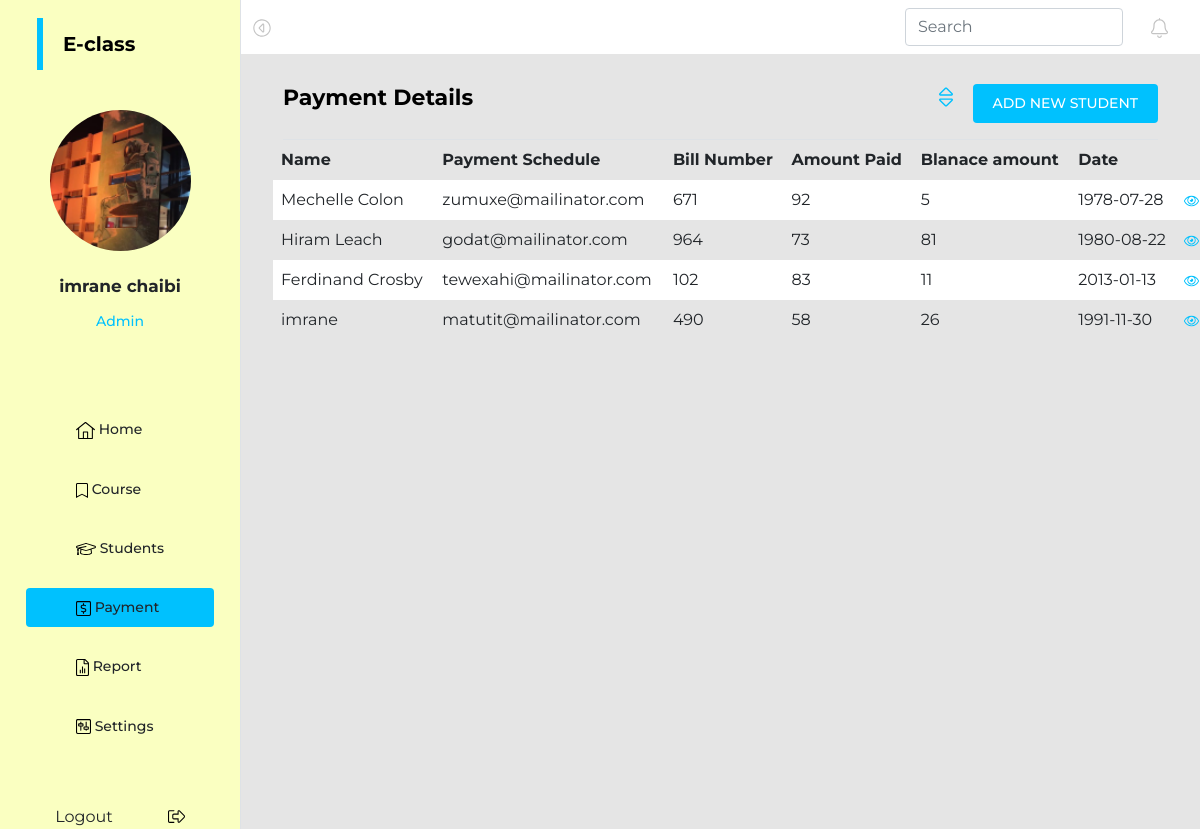
Screenshot of /payment.php (signed in) with the database file from the repository.
### tables this page shows
CREATE TABLE `payment_details` (
  `ID` int(11) NOT NULL,
  `fName` varchar(255) NOT NULL,
  `PaymentSchedule` varchar(255) DEFAULT NULL,
  `BillNumber` varchar(255) DEFAULT NULL,
  `AmountPaid` varchar(255) DEFAULT NULL,
  `Blanaceamount` varchar(255) DEFAULT NULL,
  `tDate` varchar(255) DEFAULT NULL
);

### payment.php (the view, shortened to what this page needs)
    <?php
     include './config/db.php';
    include './assets/utilities/hPayment.php';
    ?>
    <div id="page-content-wrapper">
        <nav class="navbar navbar-expand-lg bg-12">
            <div class="container-fluid">
                <a class="" id="sidebarToggle">
                    </a>
                <div class="collapse navbar-collapse" id="navbarSupportedContent">
                    <ul class="navbar-nav ms-auto mt-2 mt-lg-0 mynav">
                        <li class="nav-item active">
                            <form class="d-flex">
                                <input class="form-control me-2" type="search" placeholder="Search" aria-label="Search">
                            </form>
                        </li>
                        <li class="nav-item item1">
                        </li>
                    </ul>
                </div>
            </div>
        </nav>
        <div class="container-fluid m123">
            <div class="mycontainer2 border-bottom">
                <p class="stitle1">Payment Details</p>
                <ul class="myul2">
                    <li>
                    </li>
                    <li><a type="button" class="add" data-bs-toggle="modal" data-bs-target="#staticBackdrop">ADD NEW STUDENT</a></li>
                </ul>
            </div>
            <div class="res-table">
            <table class="table">
                <thead>
                  <tr class="theader1">
                    <th scope="col">Name</th>
                    <th scope="col">Payment Schedule</th>
                    <th scope="col">Bill Number</th>
                    <th scope="col">Amount Paid</th>
                    <th scope="col">Blanace amount</th>
                    <th scope="col">Date</th>
                    <th scope="col"></th>
                  </tr>
                </thead>
                <tbody>
                <?php
                        $sql = "SELECT id, fname, PaymentSchedule, BillNumber, 	AmountPaid, Blanaceamount, tDate FROM payment_details";
                        $result = mysqli_query($connection, $sql);
                        if (mysqli_num_rows($result) > 0) {
                        while($student = mysqli_fetch_assoc($result)) {
                            echo '<tr>';
                            echo '<td>'.$student['fname'].'</td>';
                            echo '<td>'.$student['PaymentSchedule'].'</td>';
                            echo '<td>'.$student['BillNumber'].'</td>';
                            echo '<td>'.$student['AmountPaid'].'</td>';
                            echo '<td>'.$student['Blanaceamount'].'</td>';
                            echo '<td>'.$student['tDate'].'</td>';
                            echo '<td>
                                <a href="./showpayment.php?id='.$student['id'].'"><svg width="15" height="12" viewBox="0 0 15 12" fill="none" xmlns="http://www.w3.org/2000/svg">
                                <path d="M7.49999 6.875C7.94201 6.875 8.36594 6.69063 8.6785 6.36244C8.99106 6.03425 9.16665 5.58913 9.16665 5.125C9.16665 4.66087 8.99106 4.21575 8.6785 3.88756C8.36594 3.55937 7.94201 3.375 7.49999 3.375C7.47394 3.375 7.45103 3.38156 7.42577 3.38293C7.50608 3.61516 7.52164 3.86664 7.47063 4.10783C7.41961 4.34903 7.30413 4.56994 7.13774 4.74465C6.97136 4.91935 6.76096 5.04061 6.53125 5.09417C6.30154 5.14774 6.06205 5.1314 5.84087 5.04707C5.84087 5.07441 5.83332 5.09848 5.83332 5.125C5.83332 5.35481 5.87643 5.58238 5.96019 5.7947C6.04394 6.00702 6.16671 6.19993 6.32147 6.36244C6.63403 6.69063 7.05796 6.875 7.49999 6.875ZM14.9094 5.60078C13.4971 2.70754 10.7013 0.75 7.49999 0.75C4.29868 0.75 1.50207 2.70891 0.0906108 5.60105C0.0310383 5.72479 0 5.86149 0 6.00014C0 6.13878 0.0310383 6.27549 0.0906108 6.39922C1.50285 9.29246 4.29868 11.25 7.49999 11.25C10.7013 11.25 13.4979 9.29109 14.9094 6.39895C14.9689 6.27521 15 6.13851 15 5.99986C15 5.86122 14.9689 5.72451 14.9094 5.60078ZM7.49999 1.625C8.15926 1.625 8.80372 1.83027 9.35188 2.21486C9.90005 2.59944 10.3273 3.14607 10.5796 3.78561C10.8319 4.42515 10.8979 5.12888 10.7693 5.80782C10.6407 6.48675 10.3232 7.11039 9.85701 7.59987C9.39083 8.08936 8.79689 8.4227 8.15029 8.55775C7.50368 8.6928 6.83346 8.62349 6.22437 8.35858C5.61529 8.09367 5.09469 7.64507 4.72842 7.0695C4.36215 6.49392 4.16665 5.81723 4.16665 5.125C4.16762 4.19705 4.51912 3.3074 5.14403 2.65125C5.76894 1.99509 6.61623 1.62601 7.49999 1.625ZM7.49999 10.375C4.70415 10.375 2.14946 8.69855 0.833319 6C1.57354 4.47419 2.7573 3.23556 4.21301 2.46363C3.66952 3.20246 3.33332 4.11793 3.33332 5.125C3.33332 6.28532 3.77231 7.39812 4.55371 8.21859C5.33511 9.03906 6.39492 9.5 7.49999 9.5C8.60505 9.5 9.66486 9.03906 10.4463 8.21859C11.2277 7.39812 11.6667 6.28532 11.6667 5.125C11.6667 4.11793 11.3305 3.20246 10.787 2.46363C12.2427 3.23556 13.4264 4.47419 14.1667 6C12.8508 8.69855 10.2958 10.375 7.49999 10.375Z" fill="#00C1FE"/>
                                </svg>
                                </a></td>
                            ';
                            echo '</tr>';
                        }
                        }
                        else {
                            echo '<div class="alert alert-warning" role="alert">Sorry no data available</div>';
                        }
                        ?>
                </tbody>
              </table>
            </div>
        </div>
    </div>
</div>
<?php
   include './assets/utilities/fdashboard.php';
?>

### assets/css/payment.css (style rules this page uses)
tr:nth-child(even) { background-color: #E5E5E5; }
tr:nth-child(odd) { background: #ffff; }
.table { margin-left: 20px; margin-right: 20px !important; }
.theader1 { background-color: #E5E5E5 !important; }

### rows the page displays
payment_details: fName "Mechelle Colon", PaymentSchedule "zumuxe@mailinator.com", BillNumber "671", AmountPaid "92", Blanaceamount "5", tDate "1978-07-28"
payment_details: fName "Hiram Leach", PaymentSchedule "godat@mailinator.com", BillNumber "964", AmountPaid "73", Blanaceamount "81", tDate "1980-08-22"
payment_details: fName "Ferdinand Crosby", PaymentSchedule "tewexahi@mailinator.com", BillNumber "102", AmountPaid "83", Blanaceamount "11", tDate "2013-01-13"
payment_details: fName "imrane", PaymentSchedule "matutit@mailinator.com", BillNumber "490", AmountPaid "58", Blanaceamount "26", tDate "1991-11-30"

### other values shown
$_SESSION['firstname'] "imrane"
$_SESSION['lastname'] "chaibi"
